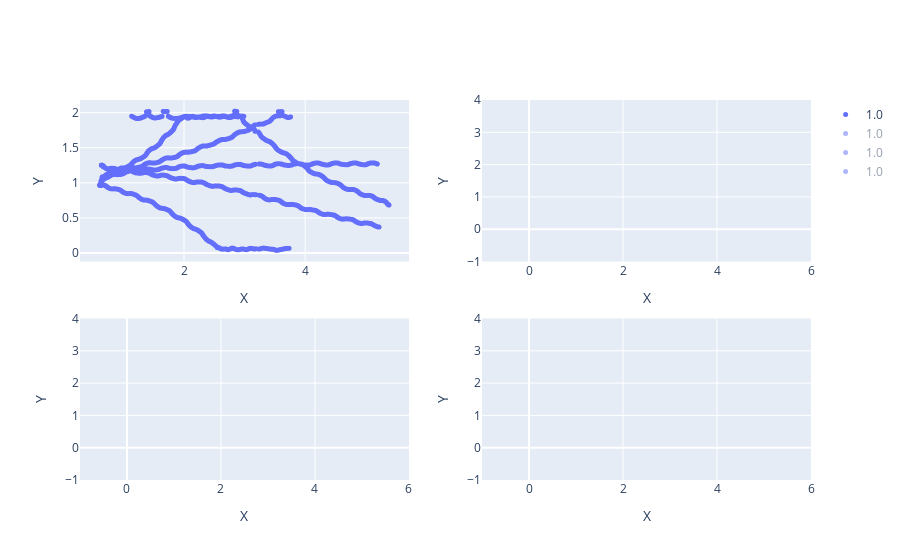

Write notebook code for a chart like this one.
### Code cell
import plotly.express as px
from plotly.subplots import make_subplots


df_scatter = df.copy()
df_scatter["phase_lag"] = df_scatter["phase_lag"].astype(str)

def get_fig(phase_lag):
    fig = px.scatter(df_scatter, x="x", y="y", color="phase_lag", title="Impact of the Phase Lag on the robot trajectory", labels={"phase_lag": "Phase Lag"})
    fig.update_traces(marker=dict(size=5), visible='legendonly')
    fig.update_traces(selector=dict(name=phase_lag), visible=True)
    fig.update_layout(title=f"Phase Lag: {phase_lag}")
    return fig

main_fig = make_subplots(rows=2, cols=2)

for i, phase_lag in enumerate(df_scatter["phase_lag"].unique()):
    fig = get_fig(phase_lag)
    main_fig.add_trace(fig.data[0], row=i//2 + 1, col=i%2 + 1)
    main_fig.update_xaxes(title_text="X", row=i//2 + 1, col=i%2 + 1)
    main_fig.update_yaxes(title_text="Y", row=i//2 + 1, col=i%2 + 1)

main_fig

### Figure 1 — Plotly figure (JSON) as saved in the notebook; plotly's stock layout.template omitted (floating-point values rounded to 4 significant figures; data arrays with more than 128 entries replaced by an {"elided": "..."} marker saying what was removed)
{"data": [{"hovertemplate": "Phase Lag=1.0<br>x=%{x}<br>y=%{y}<extra></extra>", "legendgroup": "1.0", "marker": {"color": "#636efa", "size": 5, "symbol": "circle"}, "mode": "markers", "name": "1.0", "showlegend": true, "type": "scattergl", "visible": true, "x": {"elided": "4832 float values"}, "xaxis": "x", "y": {"elided": "4832 float values"}, "yaxis": "y"}, {"hovertemplate": "Phase Lag=1.0<br>x=%{x}<br>y=%{y}<extra></extra>", "legendgroup": "1.0", "marker": {"color": "#636efa", "size": 5, "symbol": "circle"}, "mode": "markers", "name": "1.0", "showlegend": true, "type": "scattergl", "visible": "legendonly", "x": {"elided": "4832 float values"}, "xaxis": "x2", "y": {"elided": "4832 float values"}, "yaxis": "y2"}, {"hovertemplate": "Phase Lag=1.0<br>x=%{x}<br>y=%{y}<extra></extra>", "legendgroup": "1.0", "marker": {"color": "#636efa", "size": 5, "symbol": "circle"}, "mode": "markers", "name": "1.0", "showlegend": true, "type": "scattergl", "visible": "legendonly", "x": {"elided": "4832 float values"}, "xaxis": "x3", "y": {"elided": "4832 float values"}, "yaxis": "y3"}, {"hovertemplate": "Phase Lag=1.0<br>x=%{x}<br>y=%{y}<extra></extra>", "legendgroup": "1.0", "marker": {"color": "#636efa", "size": 5, "symbol": "circle"}, "mode": "markers", "name": "1.0", "showlegend": true, "type": "scattergl", "visible": "legendonly", "x": {"elided": "4832 float values"}, "xaxis": "x4", "y": {"elided": "4832 float values"}, "yaxis": "y4"}], "layout": {"xaxis": {"anchor": "y", "domain": [0, 0.45], "title": {"text": "X"}}, "xaxis2": {"anchor": "y2", "domain": [0.55, 1], "title": {"text": "X"}}, "xaxis3": {"anchor": "y3", "domain": [0, 0.45], "title": {"text": "X"}}, "xaxis4": {"anchor": "y4", "domain": [0.55, 1], "title": {"text": "X"}}, "yaxis": {"anchor": "x", "domain": [0.575, 1], "title": {"text": "Y"}}, "yaxis2": {"anchor": "x2", "domain": [0.575, 1], "title": {"text": "Y"}}, "yaxis3": {"anchor": "x3", "domain": [0, 0.425], "title": {"text": "Y"}}, "yaxis4": {"anchor": "x4", "domain": [0, 0.425], "title": {"text": "Y"}}}}
